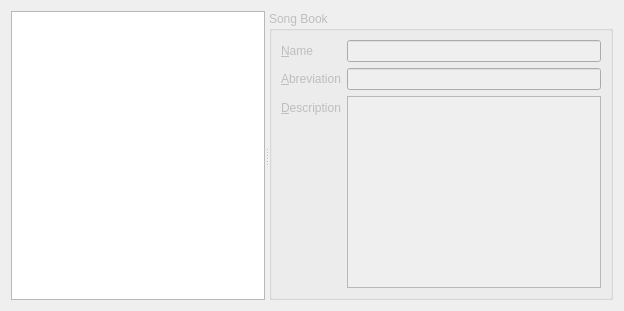
<ui version="4.0" >
 <class>KwSongdbSongBooksEditWidget_base</class>
 <widget class="QWidget" name="KwSongdbSongBooksEditWidget_base" >
  <property name="windowTitle" >
   <string>Edit Song Books</string>
  </property>
  <layout class="QVBoxLayout" name="verticalLayout_2" >
   <item>
    <widget class="QSplitter" name="splitter" >
     <property name="orientation" >
      <enum>Qt::Horizontal</enum>
     </property>
     <widget class="QWidget" native="1" name="widget" >
      <property name="sizePolicy" >
       <sizepolicy vsizetype="Preferred" hsizetype="Preferred" >
        <horstretch>0</horstretch>
        <verstretch>0</verstretch>
       </sizepolicy>
      </property>
      <layout class="QVBoxLayout" name="verticalLayout" >
       <item>
        <layout class="QHBoxLayout" name="layoutSongBooksToolBar" />
       </item>
       <item>
        <widget class="QListWidget" name="listSongBooks" >
         <property name="sizePolicy" >
          <sizepolicy vsizetype="Expanding" hsizetype="Expanding" >
           <horstretch>0</horstretch>
           <verstretch>0</verstretch>
          </sizepolicy>
         </property>
        </widget>
       </item>
      </layout>
     </widget>
     <widget class="QGroupBox" name="groupSongBook" >
      <property name="enabled" >
       <bool>false</bool>
      </property>
      <property name="sizePolicy" >
       <sizepolicy vsizetype="Preferred" hsizetype="Expanding" >
        <horstretch>0</horstretch>
        <verstretch>0</verstretch>
       </sizepolicy>
      </property>
      <property name="title" >
       <string>Song Book</string>
      </property>
      <layout class="QFormLayout" name="formLayout" >
       <property name="fieldGrowthPolicy" >
        <enum>QFormLayout::AllNonFixedFieldsGrow</enum>
       </property>
       <item row="0" column="0" >
        <widget class="QLabel" name="labelName" >
         <property name="text" >
          <string>&amp;Name</string>
         </property>
         <property name="buddy" >
          <cstring>editName</cstring>
         </property>
        </widget>
       </item>
       <item row="0" column="1" >
        <widget class="KLineEdit" name="editName" />
       </item>
       <item row="1" column="0" >
        <widget class="QLabel" name="labelAbreviation" >
         <property name="text" >
          <string>&amp;Abreviation</string>
         </property>
         <property name="buddy" >
          <cstring>editAbreviation</cstring>
         </property>
        </widget>
       </item>
       <item row="2" column="0" >
        <widget class="QLabel" name="labelDescription" >
         <property name="text" >
          <string>&amp;Description</string>
         </property>
         <property name="buddy" >
          <cstring>editDescription</cstring>
         </property>
        </widget>
       </item>
       <item row="1" column="1" >
        <widget class="KLineEdit" name="editAbreviation" />
       </item>
       <item row="2" column="1" >
        <widget class="QPlainTextEdit" name="editDescription" />
       </item>
      </layout>
     </widget>
    </widget>
   </item>
  </layout>
 </widget>
 <customwidgets>
  <customwidget>
   <class>KLineEdit</class>
   <extends>QLineEdit</extends>
   <header>klineedit.h</header>
  </customwidget>
 </customwidgets>
 <resources/>
 <connections/>
</ui>
